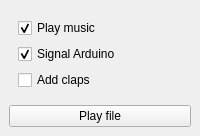
<?xml version="1.0" encoding="UTF-8"?>
<ui version="4.0">
 <class>etternuino_window</class>
 <widget class="QMainWindow" name="etternuino_window">
  <property name="windowTitle">
   <string notr="true">Etternuino</string>
  </property>
  <widget class="QWidget" name="main_widget">
   <layout class="QVBoxLayout">
    <item>
     <widget class="QWidget" name="checkbox_group" native="true">
      <layout class="QVBoxLayout" name="verticalLayout">
       <item>
        <widget class="QCheckBox" name="play_music_checkbox">
         <property name="text">
          <string>Play music</string>
         </property>
         <property name="checked">
          <bool>true</bool>
         </property>
        </widget>
       </item>
       <item>
        <widget class="QCheckBox" name="signal_arduino_checkbox">
         <property name="text">
          <string>Signal Arduino</string>
         </property>
         <property name="checked">
          <bool>true</bool>
         </property>
        </widget>
       </item>
       <item>
        <widget class="QCheckBox" name="add_claps_checkbox">
         <property name="text">
          <string>Add claps</string>
         </property>
        </widget>
       </item>
      </layout>
     </widget>
    </item>
    <item>
     <widget class="QPushButton" name="play_button">
      <property name="text">
       <string>Play file</string>
      </property>
     </widget>
    </item>
   </layout>
  </widget>
 </widget>
 <resources/>
 <connections>
  <connection>
   <sender>play_music_checkbox</sender>
   <signal>toggled(bool)</signal>
   <receiver>etternuino_window</receiver>
   <slot>play_music()</slot>
   <hints>
    <hint type="sourcelabel">
     <x>65</x>
     <y>109</y>
    </hint>
    <hint type="destinationlabel">
     <x>3</x>
     <y>139</y>
    </hint>
   </hints>
  </connection>
  <connection>
   <sender>signal_arduino_checkbox</sender>
   <signal>toggled(bool)</signal>
   <receiver>etternuino_window</receiver>
   <slot>signal_arduino()</slot>
   <hints>
    <hint type="sourcelabel">
     <x>100</x>
     <y>133</y>
    </hint>
    <hint type="destinationlabel">
     <x>5</x>
     <y>181</y>
    </hint>
   </hints>
  </connection>
  <connection>
   <sender>add_claps_checkbox</sender>
   <signal>toggled(bool)</signal>
   <receiver>etternuino_window</receiver>
   <slot>add_claps()</slot>
   <hints>
    <hint type="sourcelabel">
     <x>97</x>
     <y>157</y>
    </hint>
    <hint type="destinationlabel">
     <x>1</x>
     <y>222</y>
    </hint>
   </hints>
  </connection>
 </connections>
 <slots>
  <slot>play_file()</slot>
  <slot>pause()</slot>
  <slot>stop()</slot>
  <slot>play_music()</slot>
  <slot>signal_arduino()</slot>
  <slot>add_claps()</slot>
  <slot>change_blink_duration(int)</slot>
  <slot>change_microblink_duration(int)</slot>
  <slot>change_current_time(int)</slot>
 </slots>
</ui>
